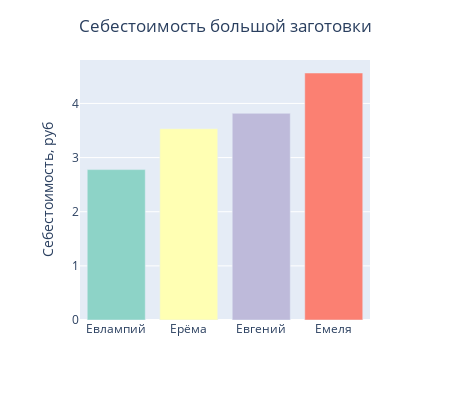

Source (notebook cell):
### Code cell
fig = px.bar(df.sort_values(by='big_billet_cost'), x='name', y='big_billet_cost', color='name',
             width=450, height=400, color_discrete_sequence=px.colors.qualitative.Set3)
for trace in fig.data:
    trace.hovertemplate = '<b>%{x}</b><br>Себестоимость %{y}'
fig.update_layout(
    title={
        'text': "Себестоимость большой заготовки",
        'y':0.95,
        'x':0.5,
        'xanchor': 'center',
        'yanchor': 'top'},
    xaxis_title='',
    yaxis_title='Себестоимость, руб',
    showlegend=False
    )
fig.show()

### Figure 1 — Plotly figure (JSON) as saved in the notebook; plotly's stock layout.template omitted (floating-point values rounded to 4 significant figures)
{"data": [{"alignmentgroup": "True", "hovertemplate": "<b>%{x}</b><br>Себестоимость %{y}", "legendgroup": "Евлампий", "marker": {"color": "rgb(141,211,199)"}, "name": "Евлампий", "offsetgroup": "Евлампий", "orientation": "v", "showlegend": true, "textposition": "auto", "type": "bar", "x": ["Евлампий"], "xaxis": "x", "y": [2.778], "yaxis": "y"}, {"alignmentgroup": "True", "hovertemplate": "<b>%{x}</b><br>Себестоимость %{y}", "legendgroup": "Ерёма", "marker": {"color": "rgb(255,255,179)"}, "name": "Ерёма", "offsetgroup": "Ерёма", "orientation": "v", "showlegend": true, "textposition": "auto", "type": "bar", "x": ["Ерёма"], "xaxis": "x", "y": [3.533], "yaxis": "y"}, {"alignmentgroup": "True", "hovertemplate": "<b>%{x}</b><br>Себестоимость %{y}", "legendgroup": "Евгений", "marker": {"color": "rgb(190,186,218)"}, "name": "Евгений", "offsetgroup": "Евгений", "orientation": "v", "showlegend": true, "textposition": "auto", "type": "bar", "x": ["Евгений"], "xaxis": "x", "y": [3.818], "yaxis": "y"}, {"alignmentgroup": "True", "hovertemplate": "<b>%{x}</b><br>Себестоимость %{y}", "legendgroup": "Емеля", "marker": {"color": "rgb(251,128,114)"}, "name": "Емеля", "offsetgroup": "Емеля", "orientation": "v", "showlegend": true, "textposition": "auto", "type": "bar", "x": ["Емеля"], "xaxis": "x", "y": [4.562], "yaxis": "y"}], "layout": {"barmode": "relative", "height": 400, "legend": {"title": {"text": "name"}, "tracegroupgap": 0}, "margin": {"t": 60}, "showlegend": false, "title": {"text": "Себестоимость большой заготовки", "x": 0.5, "xanchor": "center", "y": 0.95, "yanchor": "top"}, "width": 450, "xaxis": {"anchor": "y", "categoryarray": ["Евлампий", "Ерёма", "Евгений", "Емеля"], "categoryorder": "array", "domain": [0, 1], "title": {"text": ""}}, "yaxis": {"anchor": "x", "domain": [0, 1], "title": {"text": "Себестоимость, руб"}}}}
